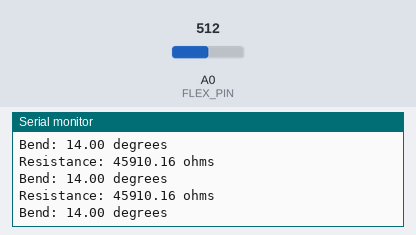
A sketch run on a simulated Arduino Uno, built with avr-gcc and run on an emulated ATmega328P. Parts: the last lines printed to the serial monitor. The test bench sets the inputs (shaded band); at power-on: A0 (FLEX_PIN) = 512.

Above: at 1.3 s.
1.4 s: A0 (FLEX_PIN) set to 0
At 1.82 s:
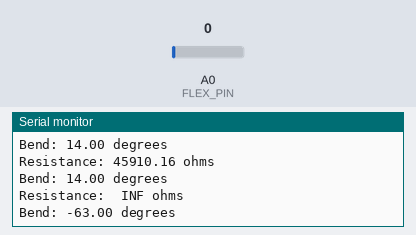
3.5 s: A0 (FLEX_PIN) set to 122
At 3.83 s:
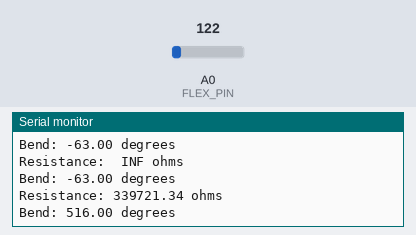
Timing chart, 0 to 6.5 s (numbered marks = the images above; inputs shaded):
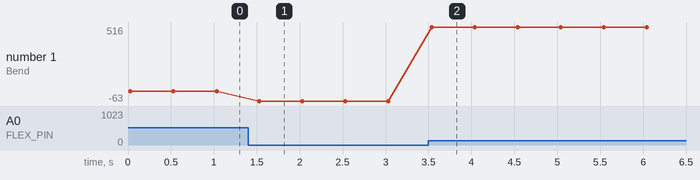

Measured:
- after the input at 1.4 s, the serial monitor: prints a new line after 0.10 s (image 1)
- after the input at 3.5 s, the serial monitor: prints a new line at once (image 2)
- plotted number 1: 14 → -63 after the input at 1.4 s, -63 → 516 after the input at 3.5 s

The sketch:

flexsensor_test.ino
```cpp
/******************************************************************************
Flex_Sensor_Example.ino
Example sketch for SparkFun's flex sensors
  (https://www.sparkfun.com/products/10264)
Jim Lindblom @ SparkFun Electronics
April 28, 2016

Create a voltage divider circuit combining a flex sensor with a 47k resistor.
- The resistor should connect from A0 to GND.
- The flex sensor should connect from A0 to 3.3V
As the resistance of the flex sensor increases (meaning it's being bent), the
voltage at A0 should decrease.

Development environment specifics:
Arduino 1.6.7
******************************************************************************/
const int FLEX_PIN = A0; // Pin connected to voltage divider output

// Measure the voltage at 5V and the actual resistance of your
// 47k resistor, and enter them below:
const float VCC = 4.98; // Measured voltage of Ardunio 5V line
const float R_DIV = 46000.0; // Measured resistance of 3.3k resistor

// Upload the code, then try to adjust these values to more
// accurately calculate bend degree.
const float STRAIGHT_RESISTANCE = 37300.0; // resistance when straight
const float BEND_RESISTANCE = 90000.0; // resistance at 90 deg

void setup()
{
  Serial.begin(9600);
  pinMode(FLEX_PIN, INPUT);
}

void loop()
{
  // Read the ADC, and calculate voltage and resistance from it
  int flexADC = analogRead(FLEX_PIN);
  float flexV = flexADC * VCC / 1023.0;
  float flexR = R_DIV * (VCC / flexV - 1.0);
  Serial.println("Resistance: " + String(flexR) + " ohms");

  // Use the calculated resistance to estimate the sensor's
  // bend angle:
  float angle = map(flexR, STRAIGHT_RESISTANCE, BEND_RESISTANCE,
                   0, 90.0);
  Serial.println("Bend: " + String(angle) + " degrees");
  Serial.println();

  delay(500);
}
```
